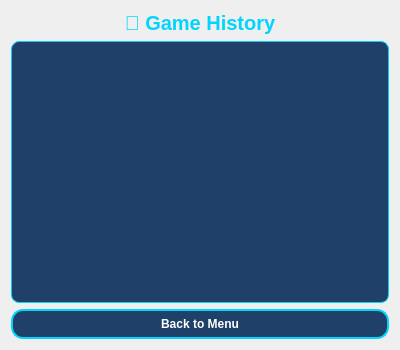
<?xml version="1.0" encoding="utf-8"?>
<ui version="4.0">
	<class>GameHistoryWindow</class>
	<widget class="QWidget" name="GameHistoryWindow">
		<property name="geometry">
			<rect>
				<x>0</x>
				<y>0</y>
				<width>400</width>
				<height>350</height>
			</rect>
		</property>
		<property name="windowTitle">
			<string>Game History</string>
		</property>
		<property name="styleSheet">
			<string notr="true">
				QWidget {
				background-color: qlineargradient(x1:0, y1:0, x2:1, y2:1,
				stop:0 #14213d, stop:1 #000000);
				color: white;
				font-family: 'Segoe UI';
				}
				QLabel {
				color: #00d4ff;
				font-size: 20px;
				font-weight: bold;
				text-align: center;
				}
				QListWidget {
				background-color: #1f4068;
				color: white;
				border: 1px solid #00d4ff;
				border-radius: 8px;
				padding: 6px;
				}
				QPushButton {
				background-color: #1f4068;
				color: white;
				border: 2px solid #00d4ff;
				font-weight: bold;
				border-radius: 12px;
				padding: 6px;
				}
				QPushButton:hover {
				background-color: #ff4d6d;
				border-color: #f72585;
				}
			</string>
		</property>
		<layout class="QVBoxLayout" name="verticalLayout">
			<item>
				<widget class="QLabel" name="historyLabel">
					<property name="text">
						<string>📜 Game History</string>
					</property>
					<property name="alignment">
						<set>Qt::AlignHCenter</set>
					</property>
				</widget>
			</item>
			<item>
				<widget class="QListWidget" name="historyListWidget"/>
			</item>
			<item>
				<widget class="QPushButton" name="backButton">
					<property name="text">
						<string>Back to Menu</string>
					</property>
				</widget>
			</item>
		</layout>
	</widget>
	<resources/>
	<connections/>
</ui>
